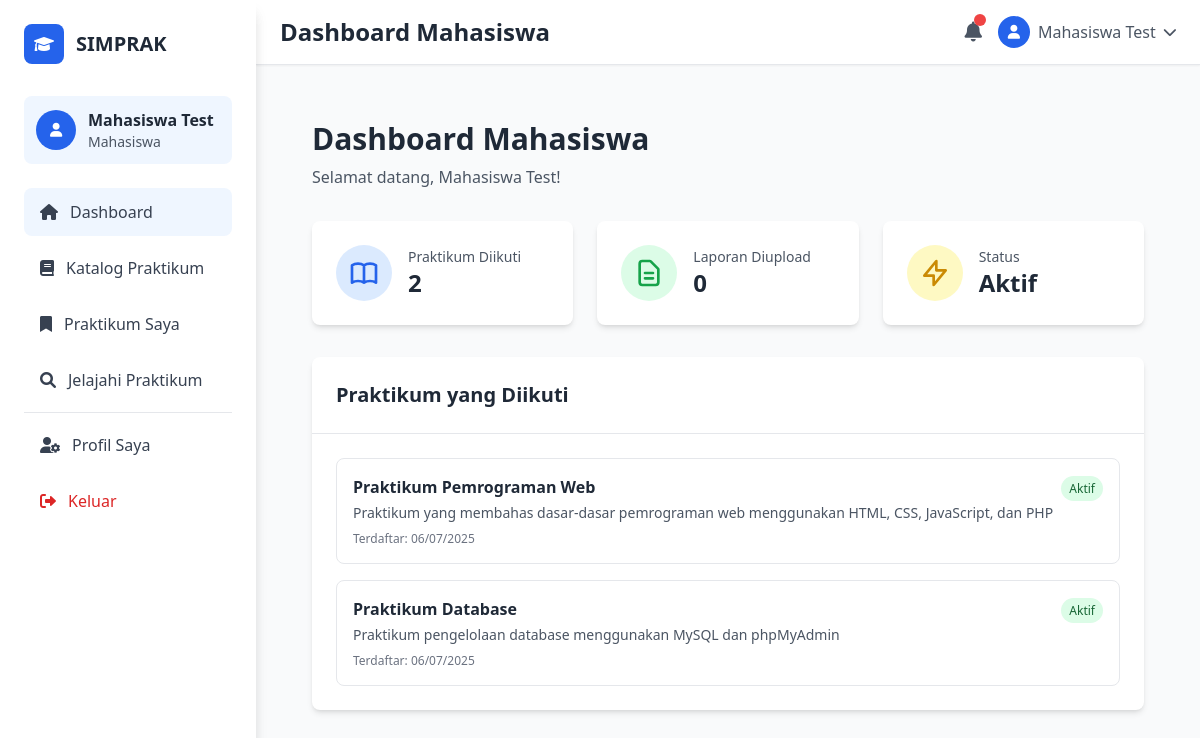
/mahasiswa/dashboard.php (signed in), run on the app's committed database.
### tables this page shows
CREATE TABLE `pendaftaran_praktikum` (
  `id` int(11) NOT NULL,
  `mahasiswa_id` int(11) DEFAULT NULL,
  `praktikum_id` int(11) DEFAULT NULL,
  `tanggal_daftar` timestamp NOT NULL DEFAULT current_timestamp(),
  `status` enum('aktif','selesai','batal') DEFAULT 'aktif'
);

CREATE TABLE `praktikum` (
  `id` int(11) NOT NULL,
  `asisten_id` int(11) NOT NULL,
  `nama` varchar(100) NOT NULL,
  `deskripsi` text NOT NULL,
  `durasi` varchar(50) DEFAULT NULL,
  `created_at` timestamp NOT NULL DEFAULT current_timestamp()
);

### mahasiswa/dashboard.php (the view, shortened to what this page needs)
<?php
require_once '../config.php';
$mahasiswa_id = $_SESSION['user_id'];
$stmt = $conn->prepare("
    SELECT p.nama, p.deskripsi, pp.tanggal_daftar, pp.status
    FROM pendaftaran_praktikum pp
    JOIN praktikum p ON pp.praktikum_id = p.id
    WHERE pp.mahasiswa_id = ?
");
$stmt->bind_param("i", $mahasiswa_id);
$stmt->execute();
$praktikum_diikuti = $stmt->get_result();
$stmt = $conn->prepare("SELECT COUNT(*) as total FROM laporan WHERE mahasiswa_id = ?");
$stmt->bind_param("i", $mahasiswa_id);
$stmt->execute();
$total_laporan = $stmt->get_result()->fetch_assoc()['total'];
$stmt = $conn->prepare("SELECT COUNT(*) as total FROM pendaftaran_praktikum WHERE mahasiswa_id = ?");
$stmt->bind_param("i", $mahasiswa_id);
$stmt->execute();
$total_praktikum = $stmt->get_result()->fetch_assoc()['total'];
include 'templates/header_mahasiswa.php';
?>
<div class="flex">
    <?php include 'templates/sidebar.php'; ?>
    <div class="flex-1 p-8">
        <div class="mb-8">
            <h1 class="text-3xl font-bold text-gray-800">Dashboard Mahasiswa</h1>
            <p class="text-gray-600 mt-2">Selamat datang, <?php echo htmlspecialchars($_SESSION['nama']); ?>!</p>
        </div>
        <div class="grid grid-cols-1 md:grid-cols-3 gap-6 mb-8">
            <div class="bg-white p-6 rounded-lg shadow-md">
                <div class="flex items-center">
                    <div class="p-3 rounded-full bg-blue-100 text-blue-600">
                    </div>
                    <div class="ml-4">
                        <p class="text-sm text-gray-600">Praktikum Diikuti</p>
                        <p class="text-2xl font-bold text-gray-800"><?php echo $total_praktikum; ?></p>
                    </div>
                </div>
            </div>
            <div class="bg-white p-6 rounded-lg shadow-md">
                <div class="flex items-center">
                    <div class="p-3 rounded-full bg-green-100 text-green-600">
                        <svg class="w-8 h-8" fill="none" stroke="currentColor" viewBox="0 0 24 24">
                            <path stroke-linecap="round" stroke-linejoin="round" stroke-width="2" d="M9 12h6m-6 4h6m2 5H7a2 2 0 01-2-2V5a2 2 0 012-2h5.586a1 1 0 01.707.293l5.414 5.414a1 1 0 01.293.707V19a2 2 0 01-2 2z"></path>
                        </svg>
                    </div>
                    <div class="ml-4">
                        <p class="text-sm text-gray-600">Laporan Diupload</p>
                        <p class="text-2xl font-bold text-gray-800"><?php echo $total_laporan; ?></p>
                    </div>
                </div>
            </div>
            <div class="bg-white p-6 rounded-lg shadow-md">
                <div class="flex items-center">
                    <div class="p-3 rounded-full bg-yellow-100 text-yellow-600">
                        <svg class="w-8 h-8" fill="none" stroke="currentColor" viewBox="0 0 24 24">
                            <path stroke-linecap="round" stroke-linejoin="round" stroke-width="2" d="M13 10V3L4 14h7v7l9-11h-7z"></path>
                        </svg>
                    </div>
                    <div class="ml-4">
                        <p class="text-sm text-gray-600">Status</p>
                        <p class="text-2xl font-bold text-gray-800">Aktif</p>
                    </div>
                </div>
            </div>
        </div>
        <div class="bg-white rounded-lg shadow-md">
            <div class="p-6 border-b">
                <h2 class="text-xl font-bold text-gray-800">Praktikum yang Diikuti</h2>
            </div>
            <div class="p-6">
                <?php if ($praktikum_diikuti->num_rows > 0): ?>
                    <div class="space-y-4">
                        <?php while ($row = $praktikum_diikuti->fetch_assoc()): ?>
                            <div class="border rounded-lg p-4 hover:bg-gray-50">
                                <div class="flex justify-between items-start">
                                    <div>
                                        <h3 class="font-semibold text-gray-800"><?php echo htmlspecialchars($row['nama']); ?></h3>
                                        <p class="text-gray-600 text-sm mt-1"><?php echo htmlspecialchars($row['deskripsi']); ?></p>
                                        <p class="text-xs text-gray-500 mt-2">Terdaftar: <?php echo date('d/m/Y', strtotime($row['tanggal_daftar'])); ?></p>
                                    </div>
                                    <div class="text-right">
                                        <span class="px-2 py-1 bg-green-100 text-green-800 rounded-full text-xs">
                                            <?php echo ucfirst($row['status']); ?>
                                        </span>
                                    </div>
                                </div>
                            </div>
                        <?php endwhile; ?>
                    </div>
                <?php endif; ?>
            </div>
        </div>
    </div>
</div>
<?php include 'templates/footer_mahasiswa.php'; ?>

### data on the page
pendaftaran_praktikum: praktikum.nama "Praktikum Pemrograman Web", praktikum.deskripsi "Praktikum yang membahas dasar-dasar pemrograman web menggunakan HTML, CSS, JavaScript, dan PHP", tanggal_daftar "06/07/2025", status "Aktif"
pendaftaran_praktikum: praktikum.nama "Praktikum Database", praktikum.deskripsi "Praktikum pengelolaan database menggunakan MySQL dan phpMyAdmin", tanggal_daftar "06/07/2025", status "Aktif"

### other printed values
$pageTitle "Dashboard Mahasiswa"
$_SESSION['nama'] "Mahasiswa Test"
$total_praktikum "2"
$total_laporan "0"
